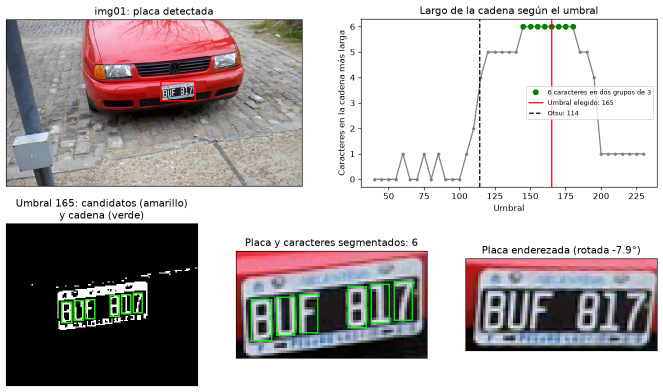
#> input picture resultados/problema2/img01_etapas.png, 1326 x 783 px, given in place of img01.png, which was not available (shown at 1/2 size)
$ python problema2_patentes.py
#> lines starting #> are read from the running program, lines starting #| are printed output that depends on the picture; after the words box and inside, x2 and y2 are one past the last pixel; in counts of white or black regions, pixels touching at a corner belong together
"""Problema 2: detección de la placa patente y segmentación de sus caracteres."""

from pathlib import Path

import cv2
import matplotlib.pyplot as plt
import numpy as np
from matplotlib.patches import Rectangle

# Rutas relativas a la raíz del repositorio, desde donde se ejecuta el script.
CARPETA_IMAGENES = Path("datos") / "Patentes"
CARPETA_SALIDA = Path("resultados") / "problema2"
IMAGEN_DETALLE = "img01"  # imagen con la que se muestra cada paso en detalle

UMBRALES = list(range(40, 231, 5))  # umbrales de gris que se prueban en cada imagen

# Forma de un carácter.
ALTO_MIN = 8  # en píxeles
ALTO_MAX = 40
RELACION_MIN = 1.5  # alto / ancho, según la pista de la cátedra
RELACION_MAX = 3.0
AREA_MIN = 15  # en píxeles

# Cadena de caracteres, en fracciones del alto del primer carácter.
TOLERANCIA_ALTO = 0.3  # diferencia de alto permitida
TOLERANCIA_CENTRO = 0.4  # diferencia permitida entre los centros verticales
SEPARACION_MAX = 1.5  # espacio máximo entre dos caracteres seguidos

# Márgenes de la placa alrededor de los caracteres, en altos de carácter.
MARGEN_LADOS = 0.4
MARGEN_ARRIBA = 0.8
MARGEN_ABAJO = 0.5

# Para mostrar qué pasa por debajo y por encima de los umbrales elegibles.
SALTO_UMBRAL = 20


def imshow(img, new_fig=False, title=None, color_img=False, blocking=False, colorbar=False, ticks=False):
    """Muestra una imagen con matplotlib (función imshow de la Unidad 3, con los cambios del TP1)."""
    if new_fig:
        plt.figure()
    if color_img:
        plt.imshow(img, interpolation="nearest")
    elif img.dtype == np.uint8:
        plt.imshow(img, cmap="gray", vmin=0, vmax=255, interpolation="nearest")
    else:
        plt.imshow(img, cmap="gray", interpolation="nearest")
    plt.title(title)
    if not ticks:
        plt.xticks([])
        plt.yticks([])
    if colorbar:
        plt.colorbar()
    if new_fig:
        plt.show(block=blocking)


def binarizar(gris, umbral):
    """Imagen binaria con blanco donde el gris supera el umbral."""
    _, binaria = cv2.threshold(gris, umbral, 255, cv2.THRESH_BINARY)
    return binaria


def candidatos(binaria):
    """Cajas (x, y, ancho, alto) de las componentes con forma de carácter, de izquierda a derecha.

    También devuelve cuántas componentes pasan cada filtro, para mostrarlo.
    """
    n, _, stats, _ = cv2.connectedComponentsWithStats(binaria)
    conteo = {"componentes": n - 1, "alto": 0, "relacion": 0, "area": 0}
    cajas = []
    # La fila 0 de stats es el fondo; cada fila es [x, y, ancho, alto, área].
    for x, y, ancho, alto, area in stats[1:n]:
        if not ALTO_MIN <= alto <= ALTO_MAX:
            continue
        conteo["alto"] += 1
        if not RELACION_MIN <= alto / ancho <= RELACION_MAX:
            continue
        conteo["relacion"] += 1
        if area < AREA_MIN:
            continue
        conteo["area"] += 1
        cajas.append((int(x), int(y), int(ancho), int(alto)))
    # Ordenar tuplas las ordena por su primer valor: la x, de izquierda a derecha.
    return sorted(cajas), conteo


def cadena_mas_larga(cajas):
    """Secuencia más larga de cajas de alto parecido, alineadas y cercanas entre sí.

    Prueba cada caja como primer carácter y recorre las siguientes hacia la
    derecha, agregando las que cumplen las tres condiciones respecto de la
    última agregada.
    """
    mejor = []
    for i, primera in enumerate(cajas):
        alto = primera[3]
        cadena = [primera]
        for caja in cajas[i + 1:]:
            ultima = cadena[-1]
            espacio = caja[0] - (ultima[0] + ultima[2])
            # Cerca: empieza después de la mitad de la anterior y no está lejos.
            cercana = -ultima[2] / 2 < espacio <= SEPARACION_MAX * alto
            # Alto parecido al del primer carácter.
            parecida = abs(caja[3] - alto) <= TOLERANCIA_ALTO * alto
            # Alineada: centro vertical parecido al de la anterior.
            centro_caja = caja[1] + caja[3] / 2
            centro_ultima = ultima[1] + ultima[3] / 2
            alineada = abs(centro_caja - centro_ultima) <= TOLERANCIA_CENTRO * alto
            if cercana and parecida and alineada:
                cadena.append(caja)
        if len(cadena) > len(mejor):
            mejor = cadena
    return mejor


def separaciones(cadena):
    """Espacio horizontal entre cada carácter de la cadena y el siguiente."""
    espacios = []
    for i in range(1, len(cadena)):
        anterior = cadena[i - 1]
        espacios.append(cadena[i][0] - (anterior[0] + anterior[2]))
    return espacios


def es_patente(cadena):
    """Seis caracteres en dos grupos de tres: el espacio más grande está entre el tercero y el cuarto."""
    if len(cadena) != 6:
        return False
    espacios = separaciones(cadena)
    return espacios.index(max(espacios)) == 2


def elegir_umbral(gris):
    """Busca la cadena más larga con cada umbral y elige el umbral del medio entre los que sirven.

    Sirven los umbrales con los que la cadena es una patente válida. Si no hay
    ninguno, se usan los que dan la cadena más larga.
    """
    cadenas = {}
    for umbral in UMBRALES:
        cajas, _ = candidatos(binarizar(gris, umbral))
        cadenas[umbral] = cadena_mas_larga(cajas)
    validos = [umbral for umbral in UMBRALES if es_patente(cadenas[umbral])]
    if validos:
        elegibles = validos
    else:
        largo_maximo = max(len(cadena) for cadena in cadenas.values())
        elegibles = [umbral for umbral in UMBRALES if len(cadenas[umbral]) == largo_maximo]
    umbral = elegibles[len(elegibles) // 2]
    return umbral, cadenas, validos, elegibles


def rectangulo(cajas):
    """Rectángulo (izquierda, arriba, derecha, abajo) que contiene a todas las cajas."""
    izquierda = min(x for x, y, ancho, alto in cajas)
    arriba = min(y for x, y, ancho, alto in cajas)
    derecha = max(x + ancho for x, y, ancho, alto in cajas)
    abajo = max(y + alto for x, y, ancho, alto in cajas)
    return izquierda, arriba, derecha, abajo


def agrandar(izquierda, arriba, derecha, abajo, alto_caracter, forma):
    """Agranda un rectángulo con los márgenes de la placa y lo devuelve como (x, y, ancho, alto)."""
    alto_img, ancho_img = forma[:2]
    x0 = max(int(izquierda - MARGEN_LADOS * alto_caracter), 0)
    x1 = min(int(derecha + MARGEN_LADOS * alto_caracter), ancho_img)
    y0 = max(int(arriba - MARGEN_ARRIBA * alto_caracter), 0)
    y1 = min(int(abajo + MARGEN_ABAJO * alto_caracter), alto_img)
    return x0, y0, x1 - x0, y1 - y0


def enderezar_placa(img_rgb, caracteres, placa, alto_caracter):
    """Rota la imagen para que la placa quede horizontal y recorta la placa.

    Devuelve el recorte, el ángulo y la recta de las bases de los caracteres.
    """
    # La inclinación sale de la recta que mejor ajusta las bases de los caracteres.
    centros_x = [x + ancho / 2 for x, y, ancho, alto in caracteres]
    bases_y = [y + alto for x, y, ancho, alto in caracteres]
    pendiente, ordenada = np.polyfit(centros_x, bases_y, 1)
    angulo = np.degrees(np.arctan(pendiente))

    # Unidad 4: rotación alrededor del centro de la placa.
    x, y, ancho, alto = placa
    rotacion = cv2.getRotationMatrix2D((x + ancho / 2, y + alto / 2), angulo, 1)
    alto_img, ancho_img = img_rgb.shape[:2]
    img_rotada = cv2.warpAffine(img_rgb, rotacion, (ancho_img, alto_img), flags=cv2.INTER_CUBIC)

    # Las esquinas de los caracteres se llevan a la imagen rotada con la misma
    # matriz, y la placa se recorta alrededor de ellas con los mismos márgenes.
    esquinas = []
    for cx, cy, c_ancho, c_alto in caracteres:
        esquinas += [[cx, cy], [cx + c_ancho, cy], [cx, cy + c_alto], [cx + c_ancho, cy + c_alto]]
    esquinas = cv2.transform(np.array([esquinas], dtype=np.float32), rotacion)[0]
    rx, ry, r_ancho, r_alto = agrandar(esquinas[:, 0].min(), esquinas[:, 1].min(),
                                       esquinas[:, 0].max(), esquinas[:, 1].max(), alto_caracter, img_rgb.shape)
    return img_rotada[ry:ry + r_alto, rx:rx + r_ancho], angulo, (pendiente, ordenada)


def procesar(ruta):
    """Aplica todos los pasos a una imagen y devuelve sus resultados en un diccionario."""
    img = cv2.imread(str(ruta))
#> img is the input picture: shape (783, 1326, 3); mean B, G, R 177.2, 176.9, 182.9
    if img is None:
        raise FileNotFoundError(f"No se pudo leer la imagen: {ruta}")
    img_rgb = cv2.cvtColor(img, cv2.COLOR_BGR2RGB)
    gris = cv2.cvtColor(img, cv2.COLOR_BGR2GRAY)
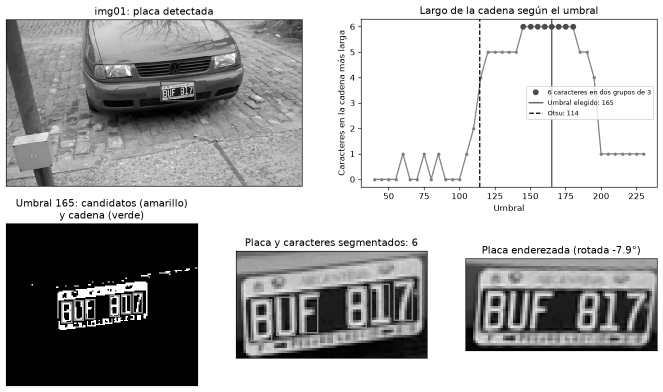
#> gris: shape (783, 1326) (shown at 1/2 size); min 0, max 255, mean 178.7

    umbral, cadenas, validos, elegibles = elegir_umbral(gris)
#> the loop in elegir_umbral, `for umbral in UMBRALES:` made 39 passes
#> n in candidatos on passes 14 to 20: 184, 175, 169, 189, 209, 223, 279
#> pass 1, in binarizar, `_, binaria = cv2.threshold(gris, umbral, 255, cv2.THRESH_BINARY)`:
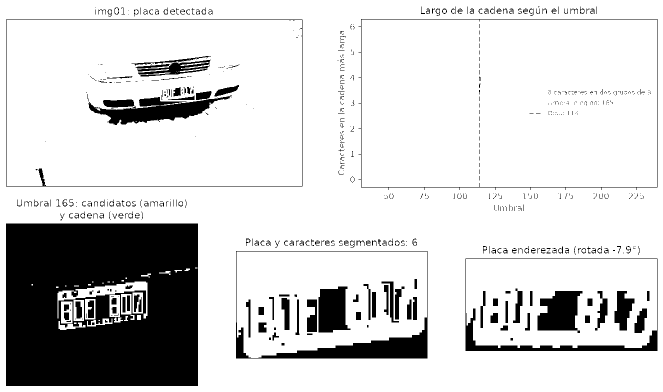
#> binaria: shape (783, 1326) (shown at 1/2 size); 82.7% white; 644 black regions (449 under 20 px), largest, box (x1, y1, x2, y2) and area: (12, 447, 396, 772) 114531, (472, 502, 855, 717) 10658, (177, 191, 464, 250) 7085
#> pass 3, in binarizar (call 3), `_, binaria = cv2.threshold(gris, umbral, 255, cv2.THRESH_BINARY)`:
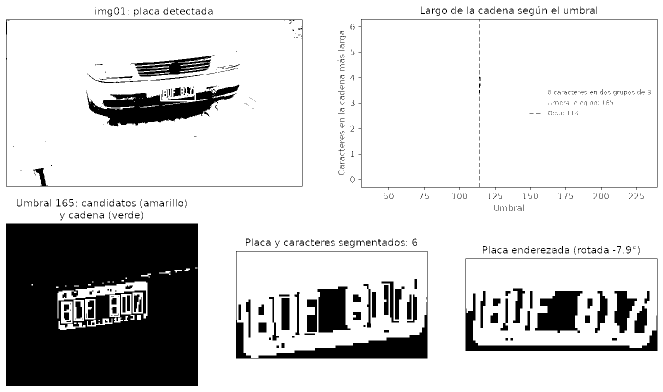
#> binaria: shape (783, 1326) (shown at 1/2 size); 81.9% white; 613 black regions (402 under 20 px), largest, box (x1, y1, x2, y2) and area: (12, 447, 396, 772) 114531, (472, 502, 855, 717) 11158, (173, 169, 479, 253) 10973
#> after the loop in elegir_umbral, `for umbral in UMBRALES:`: cadenas = 39 items
#> in elegir_umbral, `validos = [umbral for umbral in UMBRALES if es_patente(cadenas[umbral])]`: validos = [150, 155, 160, 165]
#> in elegir_umbral, `umbral = elegibles[len(elegibles) // 2]`: umbral = 160
#> umbral = 160; cadenas = 39 items; validos = [150, 155, 160, 165]; elegibles = [150, 155, 160, 165]
    caracteres = cadenas[umbral]
#> caracteres = [(124, 605, 19, 40), (149, 602, 17, 38), (172, 600, 16, 37), (221, 592, 17, 40), (244, 590, 17, 37), (267, 587, 17, 38)]
    binaria = binarizar(gris, umbral)
#> in binarizar (call 40), `_, binaria = cv2.threshold(gris, umbral, 255, cv2.THRESH_BINARY)`:
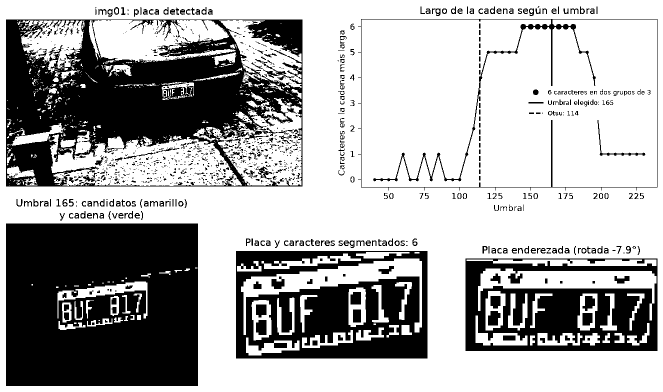
#> binaria: shape (783, 1326) (shown at 1/2 size); 66.5% white; 1204 black regions (816 under 20 px), largest, box (x1, y1, x2, y2) and area: (12, 447, 396, 772) 117815, (12, 39, 605, 373) 104440, (472, 502, 855, 717) 50902
    cajas, conteo = candidatos(binaria)
#> in candidatos (call 40), `n, _, stats, _ = cv2.connectedComponentsWithStats(binaria)`: n = 681; stats = 681 rows, first 6: [12, 12, 1303, 760, 348096], [0, 0, 1326, 783, 349515], [230, 17, 6, 10, 52], [873, 19, 6, 7, 33], [886, 19, 6, 7, 33], [904, 19, 6, 7, 33]
#> cajas = 28 items, first 6: (14, 313, 8, 18), (26, 311, 5, 10), (58, 137, 5, 11), (68, 183, 4, 10), (95, 208, 7, 11), (110, 198, 5, 9); conteo = {'componentes': 680, 'alto': 84, 'relacion': 30, 'area': 28}

    # Para comparar: lo que se obtiene con un único umbral, el de Otsu.
    umbral_otsu, binaria_otsu = cv2.threshold(gris, 0, 255, cv2.THRESH_BINARY + cv2.THRESH_OTSU)
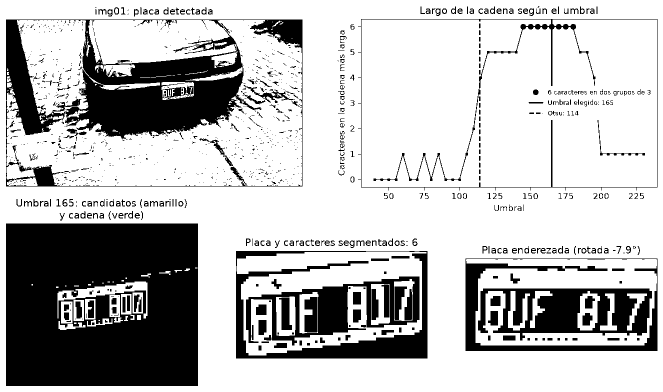
#> binaria_otsu: shape (783, 1326) (shown at 1/2 size); 73.5% white; 1091 black regions (706 under 20 px), largest, box (x1, y1, x2, y2) and area: (12, 447, 396, 772) 114531, (12, 39, 605, 373) 59047, (956, 577, 1304, 681) 20126
#> umbral_otsu = 132
    cajas_otsu, _ = candidatos(binaria_otsu)
#> cajas_otsu = [(14, 152, 10, 23), (172, 90, 10, 24), (230, 16, 6, 11), (336, 179, 6, 14), (344, 177, 6, 15), (362, 175, 6, 15), (378, 173, 7, 14), (469, 88, 5, 13), (702, 354, 5, 10), (1069, 387, 5, 10)]

    alto_caracter = np.median([alto for x, y, ancho, alto in caracteres])
#> alto_caracter = 38
    izquierda, arriba, derecha, abajo = rectangulo(caracteres)
#> in rectangulo, `izquierda = min(x for x, y, ancho, alto in cajas)`: izquierda = 124
#> in rectangulo, `arriba = min(y for x, y, ancho, alto in cajas)`: arriba = 587
#> in rectangulo, `derecha = max(x + ancho for x, y, ancho, alto in cajas)`: derecha = 284
#> in rectangulo, `abajo = max(y + alto for x, y, ancho, alto in cajas)`: abajo = 645
#> izquierda = 124; arriba = 587; derecha = 284; abajo = 645
    placa = agrandar(izquierda, arriba, derecha, abajo, alto_caracter, gris.shape)
#> in agrandar, `x0 = max(int(izquierda - MARGEN_LADOS * alto_caracter), 0)`: x0 = 108
#> in agrandar, `x1 = min(int(derecha + MARGEN_LADOS * alto_caracter), ancho_img)`: x1 = 299
#> in agrandar, `y0 = max(int(arriba - MARGEN_ARRIBA * alto_caracter), 0)`: y0 = 556
#> in agrandar, `y1 = min(int(abajo + MARGEN_ABAJO * alto_caracter), alto_img)`: y1 = 664
#> placa = (108, 556, 191, 108)
    placa_enderezada, angulo, recta = enderezar_placa(img_rgb, caracteres, placa, alto_caracter)
#> in enderezar_placa, `centros_x = [x + ancho / 2 for x, y, ancho, alto in caracteres]`: centros_x = [133.5, 157.5, 180, 229.5, 252.5, 275.5]
#> in enderezar_placa, `bases_y = [y + alto for x, y, ancho, alto in caracteres]`: bases_y = [645, 640, 637, 632, 627, 625]
#> in enderezar_placa, `pendiente, ordenada = np.polyfit(centros_x, bases_y, 1)`: pendiente = -0.137; ordenada = 662.3
#> in enderezar_placa, `angulo = np.degrees(np.arctan(pendiente))`: angulo = -7.78
#> in enderezar_placa, `x, y, ancho, alto = placa`: x = 108; y = 556; ancho = 191; alto = 108
#> in enderezar_placa, `rotacion = cv2.getRotationMatrix2D((x + ancho / 2, y + alto / 2), angu..`: rotacion = [[0.991, -0.135, 84.47], [0.135, 0.991, -21.94]]
#> in enderezar_placa, `img_rotada = cv2.warpAffine(img_rgb, rotacion, (ancho_img, alto_img), ..`:
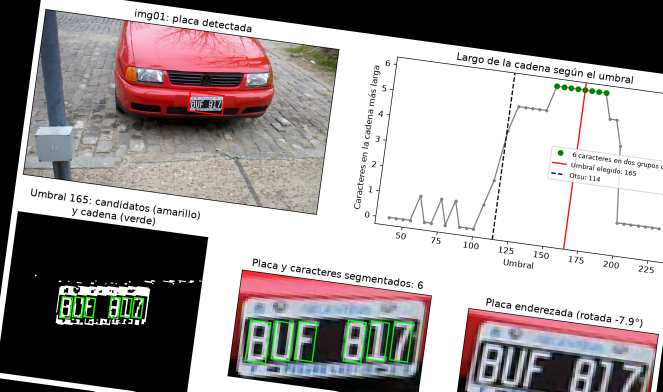
#> img_rotada: shape (783, 1326, 3) (shown at 1/2 size); mean R, G, B 159.9, 153.8, 153.8
#> the loop in enderezar_placa, `for cx, cy, c_ancho, c_alto in caracteres:` made 6 passes
#> in enderezar_placa, `esquinas = cv2.transform(np.array([esquinas], dtype=np.float32), rotac..`: esquinas = 24 rows, first 8: [125.4, 594.3], [144.2, 596.9], [120, 633.9], [138.8, 636.5], [150.6, 594.7], [167.4, 597], [145.4, 632.3], [162.3, 634.6]
#> in enderezar_placa, `rx, ry, r_ancho, r_alto = agrandar(esquinas[:, 0].min(), esquinas[:, 1..`: rx = 104; ry = 563; r_ancho = 197; r_alto = 92
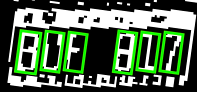
#> placa_enderezada: shape (92, 197, 3); mean R, G, B 83.1, 107.3, 79.6
#> angulo = -7.78; recta = (-0.137, 662.3)

    return {
        "nombre": ruta.stem,
        "img": img_rgb,
        "gris": gris,
        "cadenas": cadenas,
        "validos": validos,
        "elegibles": elegibles,
        "umbral": umbral,
        "binaria": binaria,
        "candidatos": cajas,
        "conteo": conteo,
        "caracteres": caracteres,
        "umbral_otsu": umbral_otsu,
        "cadena_otsu": cadena_mas_larga(cajas_otsu),
        "alto_caracter": alto_caracter,
        "placa": placa,
        "placa_enderezada": placa_enderezada,
        "angulo": angulo,
        "recta": recta,
    }
#> (the rest of the program and of its run is left out)
